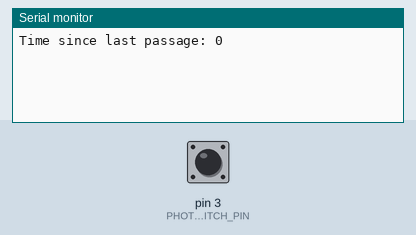
Recording of a sketch running on a simulated Arduino Uno, built with avr-gcc and run on an emulated ATmega328P. Shown: the last lines printed to the serial monitor. Inputs (shaded band) come from the test bench; at power-on: pin 3 (PHOTO_SWITCH_PIN) HIGH.

Above: at 1.2 s.
1.3 s: pin 3 (PHOTO_SWITCH_PIN) pulled LOW for 0.15 s
At 1.43 s:
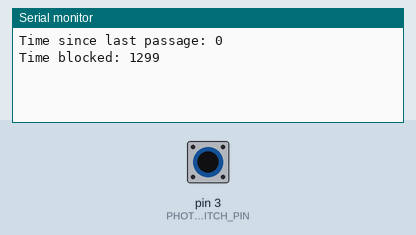
2.9 s: pin 3 (PHOTO_SWITCH_PIN) pulled LOW for 1 s
At 4.6 s:
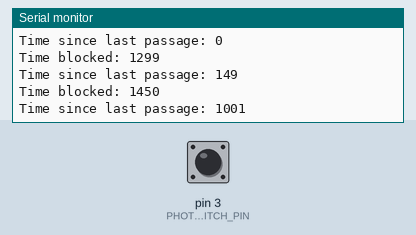
5.4 s: pin 3 (PHOTO_SWITCH_PIN) pulled LOW for 0.15 s
At 6.4 s:
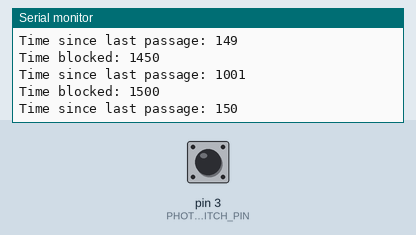
Timing chart, 0 to 8.4 s (numbered marks = the images above; inputs shaded):
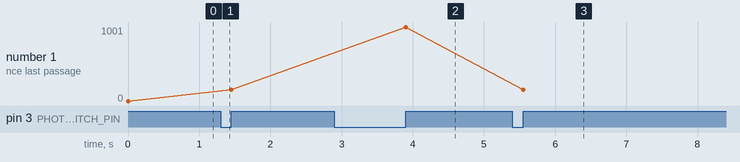

Measured:
- after the input at 1.3 s, the serial monitor: prints a new line at once (image 1)
- after the input at 2.9 s, the serial monitor: prints a new line at once (image 2)
- after the input at 5.4 s, the serial monitor: prints a new line at once (image 3)
- plotted number 1: 0 → 149 after the input at 1.3 s, 149 → 1001 after the input at 2.9 s, 1001 → 150 after the input at 5.4 s

The sketch:

run-control.ino
```cpp
int PHOTO_SWITCH_PIN = 3;

int photoSwitchVal = 0;
// Value is high when the sensor is blocked
long lastSwitchToHigh = 0;
// Value is low when the sensor is not blocked
long lastSwitchToLow = 0;

void setup() {
  Serial.begin(9600);
  pinMode(PHOTO_SWITCH_PIN, INPUT_PULLUP);
}

void loop() {
  if (digitalRead(PHOTO_SWITCH_PIN) == HIGH) {
    if (photoSwitchVal == LOW) {
      // Change detected, LOW to HIGH
      photoSwitchVal = HIGH;
      long now = millis();
      long interval = now - lastSwitchToLow;
      Serial.print("Time since last passage: ");
      Serial.println(interval);
      lastSwitchToHigh = now;
    }
  } else {
    if (photoSwitchVal == HIGH) {
      // Change detected, HIGH to LOW
      photoSwitchVal = LOW;
      long now = millis();
      long interval = now - lastSwitchToHigh;
      Serial.print("Time blocked: ");
      Serial.println(interval);
      lastSwitchToLow = now;
    }
  }
}
```
